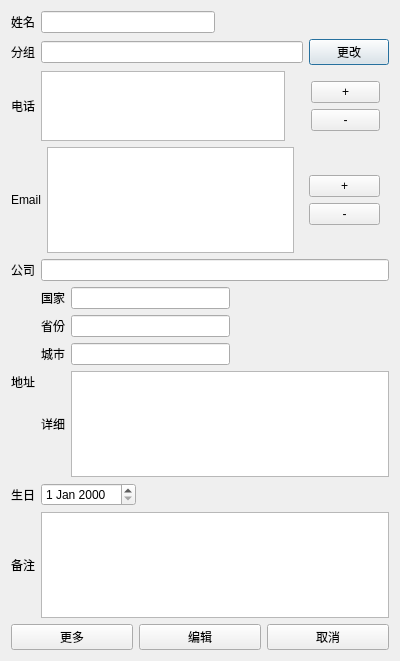
<?xml version="1.0" encoding="UTF-8"?>
<ui version="4.0">
 <class>PersonInfoDialog</class>
 <widget class="QDialog" name="PersonInfoDialog">
  <property name="geometry">
   <rect>
    <x>0</x>
    <y>0</y>
    <width>400</width>
    <height>661</height>
   </rect>
  </property>
  <property name="minimumSize">
   <size>
    <width>0</width>
    <height>661</height>
   </size>
  </property>
  <property name="windowTitle">
   <string>联系人详情</string>
  </property>
  <layout class="QHBoxLayout" name="horizontalLayout_15">
   <item>
    <layout class="QVBoxLayout" name="verticalLayout_3">
     <item>
      <layout class="QHBoxLayout" name="horizontalLayout">
       <item>
        <widget class="QLabel" name="label">
         <property name="text">
          <string>姓名</string>
         </property>
         <property name="buddy">
          <cstring>nameLineEdit</cstring>
         </property>
        </widget>
       </item>
       <item>
        <widget class="QLineEdit" name="nameLineEdit"/>
       </item>
       <item>
        <spacer name="horizontalSpacer_2">
         <property name="orientation">
          <enum>Qt::Horizontal</enum>
         </property>
         <property name="sizeHint" stdset="0">
          <size>
           <width>40</width>
           <height>20</height>
          </size>
         </property>
        </spacer>
       </item>
      </layout>
     </item>
     <item>
      <layout class="QHBoxLayout" name="horizontalLayout_2">
       <item>
        <widget class="QLabel" name="label_2">
         <property name="text">
          <string>分组</string>
         </property>
         <property name="buddy">
          <cstring>groupLineEdit</cstring>
         </property>
        </widget>
       </item>
       <item>
        <widget class="QLineEdit" name="groupLineEdit">
         <property name="readOnly">
          <bool>true</bool>
         </property>
        </widget>
       </item>
       <item>
        <widget class="QPushButton" name="changeGroupPushButton">
         <property name="text">
          <string>更改</string>
         </property>
        </widget>
       </item>
      </layout>
     </item>
     <item>
      <layout class="QHBoxLayout" name="horizontalLayout_3">
       <item>
        <widget class="QLabel" name="label_3">
         <property name="text">
          <string>电话</string>
         </property>
         <property name="buddy">
          <cstring>telTableView</cstring>
         </property>
        </widget>
       </item>
       <item>
        <widget class="QTableView" name="telTableView"/>
       </item>
       <item>
        <widget class="QWidget" name="telEditWidget" native="true">
         <property name="sizePolicy">
          <sizepolicy hsizetype="Fixed" vsizetype="Fixed">
           <horstretch>0</horstretch>
           <verstretch>0</verstretch>
          </sizepolicy>
         </property>
         <property name="minimumSize">
          <size>
           <width>30</width>
           <height>70</height>
          </size>
         </property>
         <property name="maximumSize">
          <size>
           <width>30</width>
           <height>70</height>
          </size>
         </property>
         <property name="baseSize">
          <size>
           <width>0</width>
           <height>0</height>
          </size>
         </property>
         <layout class="QVBoxLayout" name="verticalLayout_4">
          <property name="sizeConstraint">
           <enum>QLayout::SetMaximumSize</enum>
          </property>
          <property name="leftMargin">
           <number>20</number>
          </property>
          <item>
           <widget class="QPushButton" name="addTelPushButton">
            <property name="text">
             <string>+</string>
            </property>
           </widget>
          </item>
          <item>
           <widget class="QPushButton" name="delTelPushButton">
            <property name="text">
             <string>-</string>
            </property>
           </widget>
          </item>
         </layout>
        </widget>
       </item>
      </layout>
     </item>
     <item>
      <widget class="QWidget" name="moreWidget" native="true">
       <layout class="QHBoxLayout" name="horizontalLayout_14">
        <property name="leftMargin">
         <number>0</number>
        </property>
        <property name="topMargin">
         <number>0</number>
        </property>
        <property name="rightMargin">
         <number>0</number>
        </property>
        <property name="bottomMargin">
         <number>0</number>
        </property>
        <item>
         <layout class="QVBoxLayout" name="verticalLayout_2">
          <item>
           <layout class="QHBoxLayout" name="horizontalLayout_4">
            <item>
             <widget class="QLabel" name="label_4">
              <property name="text">
               <string>Email</string>
              </property>
              <property name="buddy">
               <cstring>emailTableView</cstring>
              </property>
             </widget>
            </item>
            <item>
             <widget class="QTableView" name="emailTableView"/>
            </item>
            <item>
             <widget class="QWidget" name="emailEditWidget" native="true">
              <property name="sizePolicy">
               <sizepolicy hsizetype="Maximum" vsizetype="Maximum">
                <horstretch>0</horstretch>
                <verstretch>0</verstretch>
               </sizepolicy>
              </property>
              <property name="minimumSize">
               <size>
                <width>30</width>
                <height>70</height>
               </size>
              </property>
              <property name="maximumSize">
               <size>
                <width>30</width>
                <height>70</height>
               </size>
              </property>
              <layout class="QVBoxLayout" name="emailEditVerticalLayout">
               <property name="sizeConstraint">
                <enum>QLayout::SetMaximumSize</enum>
               </property>
               <item>
                <widget class="QPushButton" name="addEmailPushButton">
                 <property name="text">
                  <string>+</string>
                 </property>
                </widget>
               </item>
               <item>
                <widget class="QPushButton" name="delEmailPushButton">
                 <property name="text">
                  <string>-</string>
                 </property>
                </widget>
               </item>
              </layout>
             </widget>
            </item>
           </layout>
          </item>
          <item>
           <layout class="QHBoxLayout" name="horizontalLayout_5">
            <item>
             <widget class="QLabel" name="label_5">
              <property name="text">
               <string>公司</string>
              </property>
              <property name="buddy">
               <cstring>companyLineEdit</cstring>
              </property>
             </widget>
            </item>
            <item>
             <widget class="QLineEdit" name="companyLineEdit"/>
            </item>
           </layout>
          </item>
          <item>
           <layout class="QHBoxLayout" name="horizontalLayout_10">
            <item>
             <widget class="QLabel" name="label_6">
              <property name="text">
               <string>地址</string>
              </property>
              <property name="buddy">
               <cstring>countryLineEdit</cstring>
              </property>
             </widget>
            </item>
            <item>
             <layout class="QVBoxLayout" name="verticalLayout">
              <item>
               <layout class="QHBoxLayout" name="horizontalLayout_6">
                <item>
                 <widget class="QLabel" name="label_7">
                  <property name="text">
                   <string>国家</string>
                  </property>
                  <property name="buddy">
                   <cstring>countryLineEdit</cstring>
                  </property>
                 </widget>
                </item>
                <item>
                 <widget class="QLineEdit" name="countryLineEdit"/>
                </item>
                <item>
                 <spacer name="horizontalSpacer_3">
                  <property name="orientation">
                   <enum>Qt::Horizontal</enum>
                  </property>
                  <property name="sizeHint" stdset="0">
                   <size>
                    <width>40</width>
                    <height>20</height>
                   </size>
                  </property>
                 </spacer>
                </item>
               </layout>
              </item>
              <item>
               <layout class="QHBoxLayout" name="horizontalLayout_7">
                <item>
                 <widget class="QLabel" name="label_8">
                  <property name="text">
                   <string>省份</string>
                  </property>
                  <property name="buddy">
                   <cstring>provinceLineEdit</cstring>
                  </property>
                 </widget>
                </item>
                <item>
                 <widget class="QLineEdit" name="provinceLineEdit"/>
                </item>
                <item>
                 <spacer name="horizontalSpacer_4">
                  <property name="orientation">
                   <enum>Qt::Horizontal</enum>
                  </property>
                  <property name="sizeHint" stdset="0">
                   <size>
                    <width>40</width>
                    <height>20</height>
                   </size>
                  </property>
                 </spacer>
                </item>
               </layout>
              </item>
              <item>
               <layout class="QHBoxLayout" name="horizontalLayout_8">
                <item>
                 <widget class="QLabel" name="label_9">
                  <property name="text">
                   <string>城市</string>
                  </property>
                  <property name="buddy">
                   <cstring>cityLineEdit</cstring>
                  </property>
                 </widget>
                </item>
                <item>
                 <widget class="QLineEdit" name="cityLineEdit"/>
                </item>
                <item>
                 <spacer name="horizontalSpacer_5">
                  <property name="orientation">
                   <enum>Qt::Horizontal</enum>
                  </property>
                  <property name="sizeHint" stdset="0">
                   <size>
                    <width>40</width>
                    <height>20</height>
                   </size>
                  </property>
                 </spacer>
                </item>
               </layout>
              </item>
              <item>
               <layout class="QHBoxLayout" name="horizontalLayout_9">
                <item>
                 <widget class="QLabel" name="label_10">
                  <property name="text">
                   <string>详细</string>
                  </property>
                 </widget>
                </item>
                <item>
                 <widget class="QTextEdit" name="detailLineEdit"/>
                </item>
               </layout>
              </item>
             </layout>
            </item>
           </layout>
          </item>
          <item>
           <layout class="QHBoxLayout" name="horizontalLayout_11">
            <item>
             <widget class="QLabel" name="label_11">
              <property name="text">
               <string>生日</string>
              </property>
              <property name="buddy">
               <cstring>birthdayDateEdit</cstring>
              </property>
             </widget>
            </item>
            <item>
             <widget class="QDateEdit" name="birthdayDateEdit"/>
            </item>
            <item>
             <spacer name="horizontalSpacer">
              <property name="orientation">
               <enum>Qt::Horizontal</enum>
              </property>
              <property name="sizeHint" stdset="0">
               <size>
                <width>40</width>
                <height>20</height>
               </size>
              </property>
             </spacer>
            </item>
           </layout>
          </item>
          <item>
           <layout class="QHBoxLayout" name="horizontalLayout_12">
            <item>
             <widget class="QLabel" name="label_12">
              <property name="text">
               <string>备注</string>
              </property>
              <property name="buddy">
               <cstring>memoTextEdit</cstring>
              </property>
             </widget>
            </item>
            <item>
             <widget class="QTextEdit" name="memoTextEdit"/>
            </item>
           </layout>
          </item>
         </layout>
        </item>
       </layout>
      </widget>
     </item>
     <item>
      <layout class="QHBoxLayout" name="horizontalLayout_13">
       <item>
        <widget class="QPushButton" name="morePushButton">
         <property name="text">
          <string>更多</string>
         </property>
        </widget>
       </item>
       <item>
        <widget class="QPushButton" name="editPushButton">
         <property name="text">
          <string>编辑</string>
         </property>
        </widget>
       </item>
       <item>
        <widget class="QPushButton" name="cancelPushButton">
         <property name="text">
          <string>取消</string>
         </property>
        </widget>
       </item>
      </layout>
     </item>
    </layout>
   </item>
  </layout>
 </widget>
 <tabstops>
  <tabstop>nameLineEdit</tabstop>
  <tabstop>groupLineEdit</tabstop>
  <tabstop>telTableView</tabstop>
  <tabstop>changeGroupPushButton</tabstop>
  <tabstop>emailTableView</tabstop>
  <tabstop>companyLineEdit</tabstop>
  <tabstop>countryLineEdit</tabstop>
  <tabstop>provinceLineEdit</tabstop>
  <tabstop>cityLineEdit</tabstop>
  <tabstop>birthdayDateEdit</tabstop>
  <tabstop>memoTextEdit</tabstop>
 </tabstops>
 <resources/>
 <connections/>
</ui>
